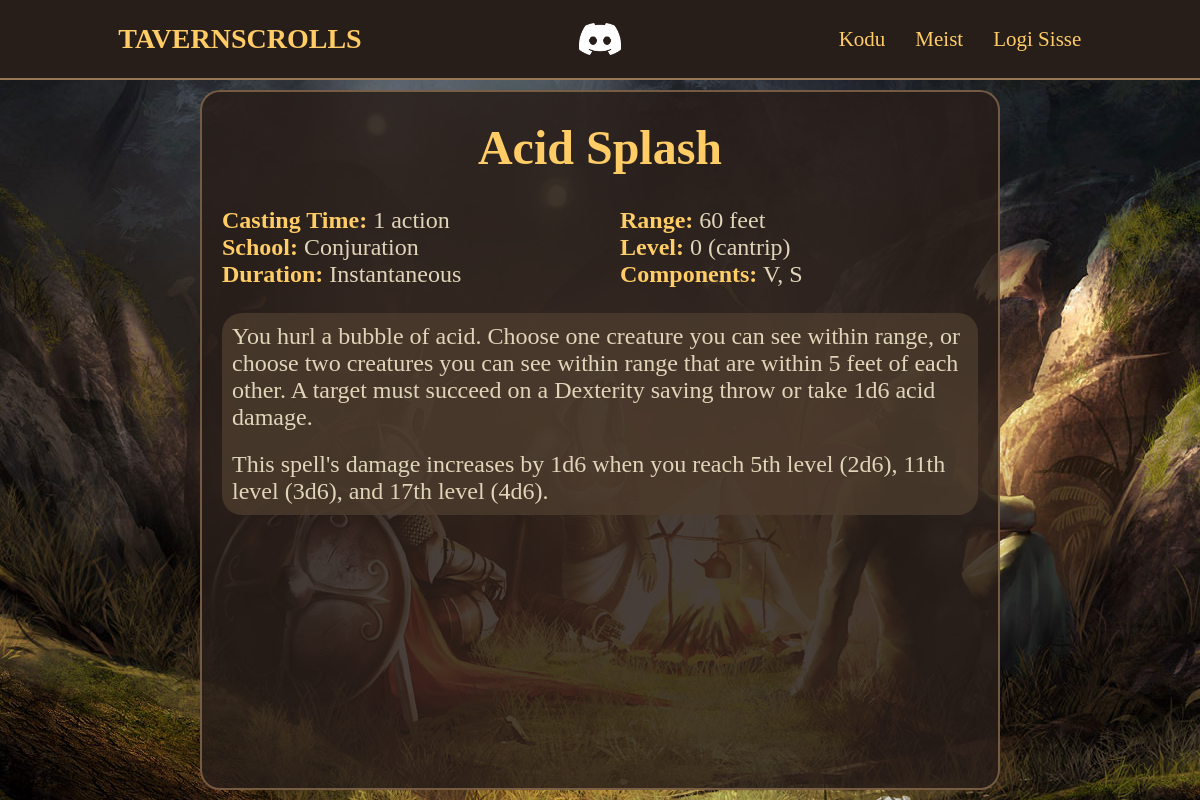
Screenshot of /loits?nimi=Acid Splash with the database file from the repository.
### instance/database.py (models this page shows)
class Loits(db.Model):
    id = db.Column(db.Integer, primary_key=True)
    nimi = db.Column(db.String(20), nullable=False)
    level=db.Column(db.String(20), nullable=True)
    kool=db.Column(db.String(20), nullable=True)
    aeg=db.Column(db.String(20), nullable=True)
    kaugus=db.Column(db.String(20), nullable=True)
    koostisosad=db.Column(db.String(20), nullable=True)
    kestvus=db.Column(db.String(20), nullable=True)
    text = db.Column(db.Text, nullable=True)
    homebrew_id = db.Column(db.Integer, nullable=True)

### main.py (the view)
@app.route('/loits')
def loits_info():
    loits_nimi = request.args.get('nimi')
    loits = Loits.query.filter_by(nimi=loits_nimi).first()
    return render_template('loitsud_info.html', loits=loits)

### templates/loitsud_info.html (shortened to what this page needs)
{% extends 'mall.html' %}
{% block body %}
<div class="spell-info-container">
    <div class="spell-info-heading">
        <h1>{{ loits.nimi.strip() }}</h1>
    </div>
    <div class="spell-info-stats">
        <p><strong>Casting Time:</strong>  {{ loits.aeg.strip() }}</p>
        <p><strong>School:</strong>  {{ loits.kool.strip().capitalize() }}</p>
        <p><strong>Duration:</strong>  {{ loits.kestvus.strip() }}</p>
        <p><strong>Range:</strong>  {{ loits.kaugus.strip() }}</p>
        <p class="spell-level-text"><strong>Level:</strong>  {{ loits.level.strip() }}</p>
        <p><strong>Components:</strong>  {{ loits.koostisosad.strip() }}</p>
    </div>
    <div class="spell-info-body" style="display: flex; flex-direction: column; gap: 20px;">
        {% for i in loits.text.split('\n') %}
            <p>{{ i }}</p>
        {% endfor %}
    </div>
</div>
{% endblock %}

### static/css/kujundus.css (style rules this page uses)
* { margin: 0; padding: 0; box-sizing: border-box; }
body { background-image: url("../Icons/dnd_bg.jpg"); background-repeat: no-repeat; background-position: center center; background-attachment: fixed; background-size: auto; color: #e1d5b9; font-family: 'Cinzel', serif; display: flex; justify-content: center; align-items: center; height: 100vh; }
.spell-info-container { display: flex; flex-direction: column; position: absolute; top: 55%; left: 50%; width: 800px; height: 700px; background-color: rgba(40,30,25,0.85); border: 2px solid rgba(165,130,95,0.6); border-radius: 20px; padding: 20px; color: #ffcc66; transform: translate(-50%, -50%); }
.spell-info-heading { display: flex; height: 70px; justify-content: center; align-items: center; font-size: 24px; }
.spell-info-stats { column-count: 2; column-gap: 40px; margin: 25px 0; }
.spell-info-stats p { break-inside: avoid; font-size: 24px; color: #e1d5b9; }
.spell-info-stats p strong { color: #ffcc66; }
.spell-info-body { display: flex; border-radius: inherit; background-color: rgba(75,60,45,0.83); padding: 10px; font-size: 24px; color: #e1d5b9; overflow-y: auto; scrollbar-width: none; scrollbar-color: transparent transparent; -ms-overflow-style: none; }

### rows the page displays
Loits: nimi.strip "Acid Splash", aeg.strip "1 action", kool.strip "Conjuration", kestvus.strip "Instantaneous", kaugus.strip "60 feet", level.strip "0", koostisosad.strip "V, S"

### other values shown
{{ i }} "This spell's damage increases by 1d6 when you reach 5th level (2d6), 11th level (3d6), and 17th level (4d6)."
